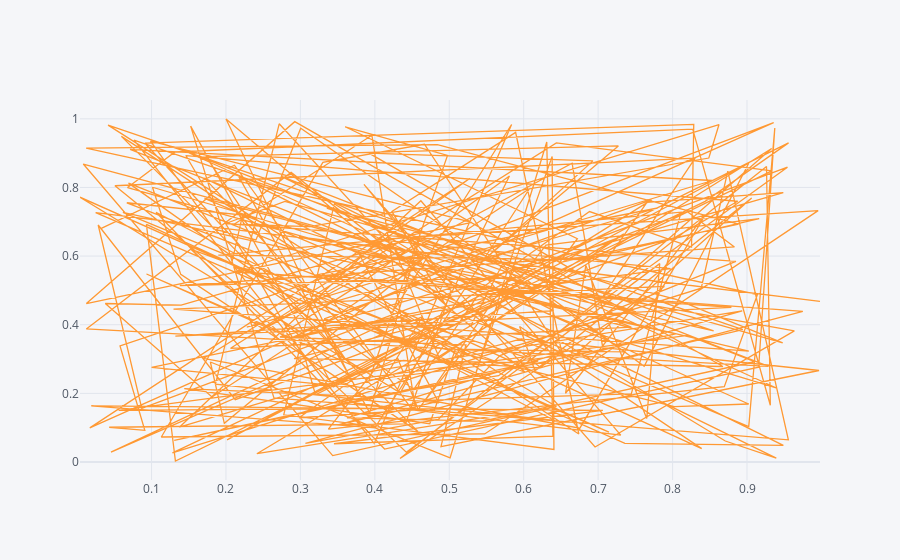

Write notebook code for a chart like this one.
### Code cell
df.iplot(x = 'a', y = 'b')

### Figure 1 — Plotly figure (JSON) as saved in the notebook; plotly's stock layout.template omitted (floating-point values rounded to 4 significant figures; data arrays with more than 128 entries replaced by an {"elided": "..."} marker saying what was removed)
{"data": [{"line": {"color": "rgba(255, 153, 51, 1.0)", "dash": "solid", "shape": "linear", "width": 1.3}, "mode": "lines", "name": "b", "text": "", "type": "scatter", "x": {"elided": "300 float values"}, "y": {"elided": "300 float values"}}], "layout": {"legend": {"bgcolor": "#F5F6F9", "font": {"color": "#4D5663"}}, "paper_bgcolor": "#F5F6F9", "plot_bgcolor": "#F5F6F9", "title": {"font": {"color": "#4D5663"}}, "xaxis": {"gridcolor": "#E1E5ED", "showgrid": true, "tickfont": {"color": "#4D5663"}, "title": {"font": {"color": "#4D5663"}, "text": ""}, "zerolinecolor": "#E1E5ED"}, "yaxis": {"gridcolor": "#E1E5ED", "showgrid": true, "tickfont": {"color": "#4D5663"}, "title": {"font": {"color": "#4D5663"}, "text": ""}, "zerolinecolor": "#E1E5ED"}}}
